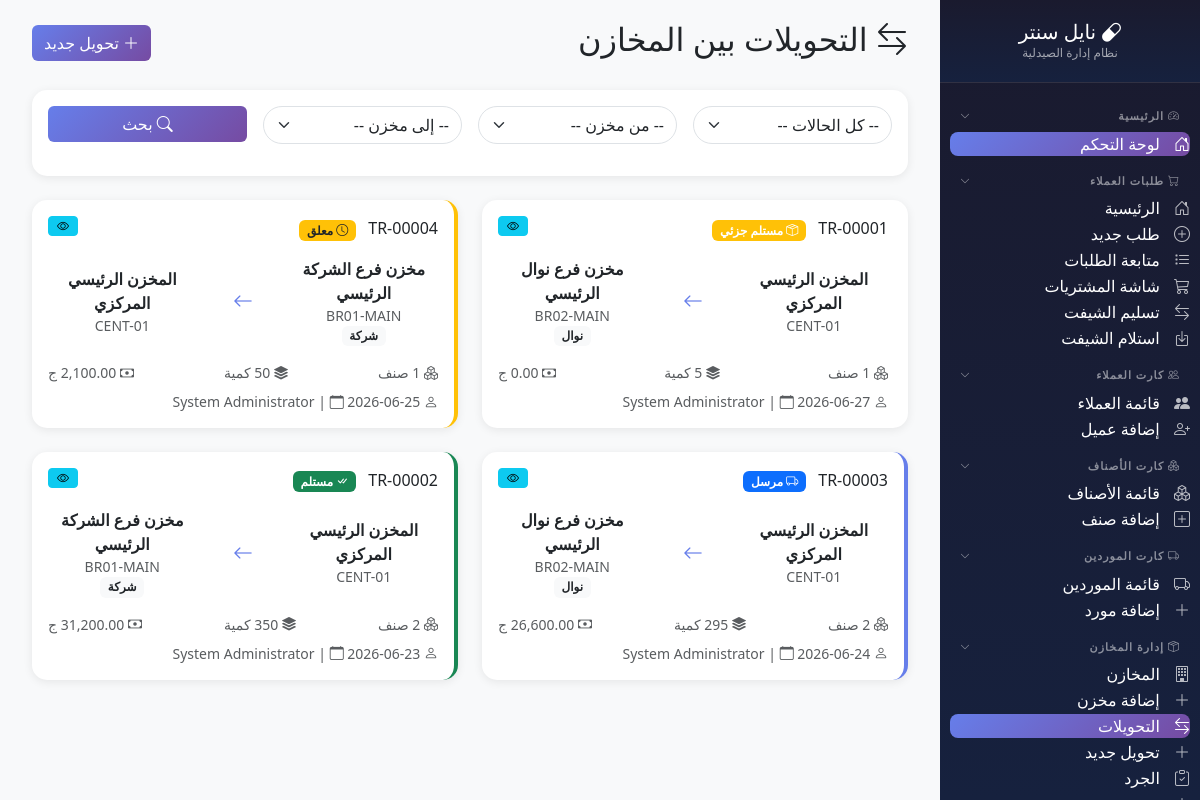
The app's page /modules/inventory/transfers/index.php (signed in), older data.
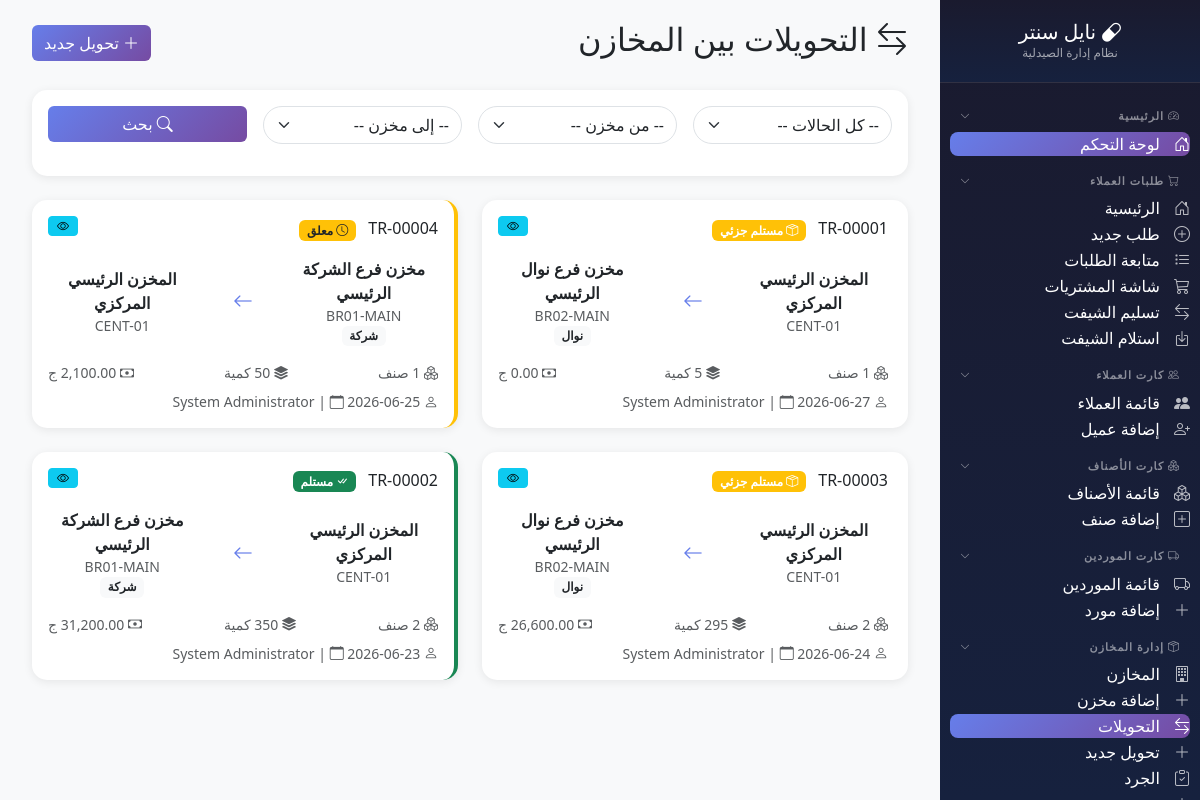
The same page, newer data.
### tables this page shows
CREATE TABLE `inventory_transfers` (
  `id` int(11) NOT NULL,
  `transfer_code` varchar(20) NOT NULL,
  `from_store_id` int(11) NOT NULL,
  `to_store_id` int(11) NOT NULL,
  `from_branch_id` int(11) DEFAULT NULL,
  `to_branch_id` int(11) DEFAULT NULL,
  `transfer_type` enum('internal','branch_to_branch','central_to_branch','branch_to_central') NOT NULL,
  `status` enum('draft','pending','approved','shipped','partial_received','received','rejected','cancelled') DEFAULT 'draft',
  `total_items` int(11) DEFAULT 0,
  `total_quantity` decimal(12,3) DEFAULT 0.000,
  `total_cost` decimal(12,2) DEFAULT 0.00,
  `total_sell` decimal(12,2) DEFAULT 0.00,
  `notes` text DEFAULT NULL,
  `requested_by` int(11) DEFAULT NULL,
  `approved_by` int(11) DEFAULT NULL,
  `shipped_by` int(11) DEFAULT NULL,
  `received_by` int(11) DEFAULT NULL,
  `requested_at` datetime DEFAULT NULL,
  `approved_at` datetime DEFAULT NULL,
  `shipped_at` datetime DEFAULT NULL,
  `received_at` datetime DEFAULT NULL,
  `created_at` timestamp NOT NULL DEFAULT current_timestamp()
);

CREATE TABLE `stores` (
  `id` int(11) NOT NULL,
  `store_code` varchar(20) NOT NULL,
  `store_name` varchar(100) NOT NULL,
  `store_type` enum('central_main','branch_main','sub_store','pharmacy','warehouse','damaged','expired','returned') DEFAULT 'sub_store',
  `branch_id` int(11) DEFAULT NULL,
  `parent_store_id` int(11) DEFAULT NULL,
  `is_main` tinyint(1) DEFAULT 0,
  `is_active` tinyint(1) DEFAULT 1,
  `notes` text DEFAULT NULL,
  `created_by` int(11) DEFAULT NULL,
  `created_at` timestamp NOT NULL DEFAULT current_timestamp(),
  `updated_at` timestamp NOT NULL DEFAULT current_timestamp() ON UPDATE current_timestamp()
);

CREATE TABLE `branches` (
  `id` int(11) NOT NULL,
  `branch_code` varchar(20) NOT NULL,
  `branch_name` varchar(100) NOT NULL,
  `address` varchar(200) DEFAULT NULL,
  `phone` varchar(20) DEFAULT NULL,
  `is_active` tinyint(1) DEFAULT 1,
  `created_at` timestamp NOT NULL DEFAULT current_timestamp()
);

CREATE TABLE `users` (
  `id` int(11) NOT NULL,
  `username` varchar(50) NOT NULL,
  `password` varchar(255) NOT NULL,
  `full_name` varchar(100) NOT NULL,
  `role` enum('admin','pharmacist','purchaser','cashier') DEFAULT 'pharmacist',
  `branch_code` varchar(20) DEFAULT NULL,
  `phone` varchar(20) DEFAULT NULL,
  `is_active` tinyint(1) DEFAULT 1,
  `last_login` datetime DEFAULT NULL,
  `created_at` timestamp NOT NULL DEFAULT current_timestamp(),
  `updated_at` timestamp NOT NULL DEFAULT current_timestamp() ON UPDATE current_timestamp()
);

### modules/inventory/transfers/index.php (the view, shortened to what the changed rows need)
<?php
$db = getDB();
$page_title = 'التحويلات بين المخازن';
$page = max(1, intval($_GET['page'] ?? 1));
$per_page = 20;
$offset = ($page - 1) * $per_page;
$where = "WHERE 1=1";
$params = [];
$sql = "SELECT
    t.*,
    fs.store_name as from_store_name, fs.store_code as from_store_code,
    ts.store_name as to_store_name, ts.store_code as to_store_code,
    fb.branch_name as from_branch_name,
    tb.branch_name as to_branch_name,
    u1.full_name as requested_by_name,
    u2.full_name as approved_by_name
FROM inventory_transfers t
LEFT JOIN stores fs ON t.from_store_id = fs.id
LEFT JOIN stores ts ON t.to_store_id = ts.id
LEFT JOIN branches fb ON t.from_branch_id = fb.id
LEFT JOIN branches tb ON t.to_branch_id = tb.id
LEFT JOIN users u1 ON t.requested_by = u1.id
LEFT JOIN users u2 ON t.approved_by = u2.id
{$where}
ORDER BY t.created_at DESC
LIMIT {$per_page} OFFSET {$offset}";
$stmt = $db->prepare($sql);
$stmt->execute($params);
$transfers = $stmt->fetchAll();
$status_labels = [
    'draft' => ['مسودة', 'bg-secondary', 'bi-pencil'],
    'pending' => ['معلق', 'bg-warning text-dark', 'bi-clock'],
    'approved' => ['معتمد', 'bg-info', 'bi-check-circle'],
    'shipped' => ['مرسل', 'bg-primary', 'bi-truck'],
    'partial_received' => ['مستلم جزئي', 'bg-warning', 'bi-box-seam'],
    'received' => ['مستلم', 'bg-success', 'bi-check-all'],
    'rejected' => ['مرفوض', 'bg-danger', 'bi-x-circle'],
    'cancelled' => ['ملغي', 'bg-dark', 'bi-x-octagon']
];
?>
<!DOCTYPE html>
<html lang="ar" dir="rtl">
<head>
    <link href="https://cdn.jsdelivr.net/npm/bootstrap@5.3.2/dist/css/bootstrap.rtl.min.css" rel="stylesheet">
    <link href="https://cdn.jsdelivr.net/npm/bootstrap-icons@1.11.1/font/bootstrap-icons.css" rel="stylesheet">
</head>
<body>
    <div class="main-content">
        <div class="container-fluid">
            <div class="d-flex justify-content-between align-items-center mb-4">
                <h2><i class="bi bi-arrow-left-right"></i> <?= $page_title ?></h2>
            </div>
            <div class="row">
                <?php foreach ($transfers as $transfer): ?>
                <?php $status_info = $status_labels[$transfer['status']] ?? ['غير معروف', 'bg-secondary', 'bi-question']; ?>
                <div class="col-md-6 mb-4">
                    <div class="card transfer-card status-<?= $transfer['status'] ?>">
                        <div class="card-body">
                            <div class="d-flex justify-content-between align-items-start mb-3">
                                <div>
                                    <span class="store-code"><?= htmlspecialchars($transfer['transfer_code']) ?></span>
                                    <span class="badge <?= $status_info[1] ?> ms-2">
                                        <i class="bi <?= $status_info[2] ?>"></i> <?= $status_info[0] ?>
                                    </span>
                                </div>
                                <div class="action-btns">
                                    <a href="view.php?id=<?= $transfer['id'] ?>" class="btn btn-sm btn-info" title="عرض">
                                        <i class="bi bi-eye"></i>
                                    </a>
                                </div>
                            </div>
                            <div class="row align-items-center mb-3">
                                <div class="col-5 text-center">
                                    <div class="fw-bold"><?= htmlspecialchars($transfer['from_store_name'] ?? 'غير معروف') ?></div>
                                    <small class="text-muted"><?= htmlspecialchars($transfer['from_store_code'] ?? '') ?></small>
                                </div>
                                <div class="col-2 text-center">
                                    <i class="bi bi-arrow-left store-arrow"></i>
                                </div>
                                <div class="col-5 text-center">
                                    <div class="fw-bold"><?= htmlspecialchars($transfer['to_store_name'] ?? 'غير معروف') ?></div>
                                    <small class="text-muted"><?= htmlspecialchars($transfer['to_store_code'] ?? '') ?></small>
                                    <?php if ($transfer['to_branch_name']): ?>
                                        <div><span class="badge bg-light text-dark"><?= htmlspecialchars($transfer['to_branch_name']) ?></span></div>
                                    <?php endif; ?>
                                </div>
                            </div>
                            <div class="d-flex justify-content-between text-muted small">
                                <span><i class="bi bi-boxes"></i> <?= $transfer['total_items'] ?> صنف</span>
                                <span><i class="bi bi-stack"></i> <?= number_format($transfer['total_quantity'], 0) ?> كمية</span>
                                <span><i class="bi bi-cash"></i> <?= number_format($transfer['total_cost'], 2) ?> ج</span>
                            </div>
                            <div class="mt-2 text-muted small">
                                <i class="bi bi-person"></i> <?= htmlspecialchars($transfer['requested_by_name'] ?? 'غير معروف') ?> |
                                <i class="bi bi-calendar"></i> <?= date('Y-m-d', strtotime($transfer['created_at'])) ?>
                            </div>
                        </div>
                    </div>
                </div>
                <?php endforeach; ?>
            </div>
        </div>
    </div>
</body>
</html>

Row changes from the older to the newer data that the page shows:
changed inventory_transfers "TR-00003": status "مرسل" → "مستلم جزئي"
